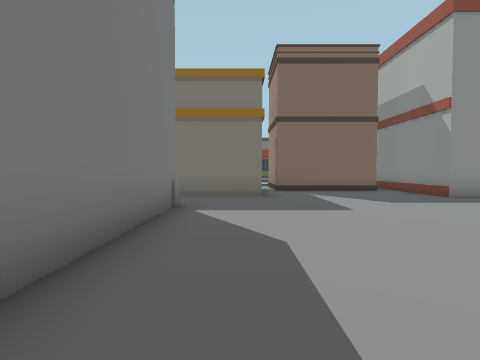
View 1 (above)

24 first-person views from a walk through a 3-D level made in the Unity game engine. The camera is 1.5 m above the floor, tilts 2° down and sees 80° across. The floor is counted in squares, 2 m on a side. Each view is taken from the middle of a square. On the plan, view 1 faces up. The plan holds only what a view shows up to about 10 squares ahead; the rest is blank. The place goes on beyond the plan.

View 2
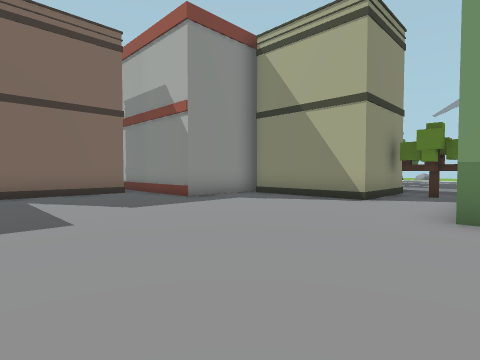

View 3
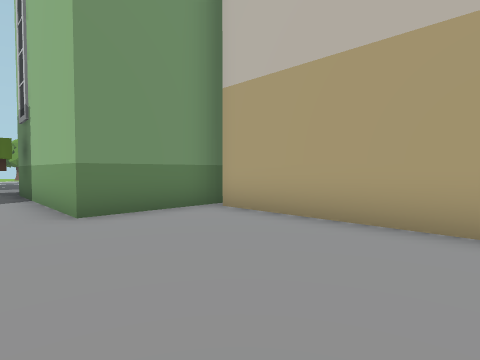

View 4
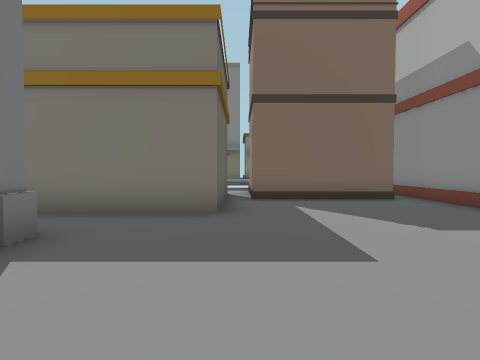

View 5
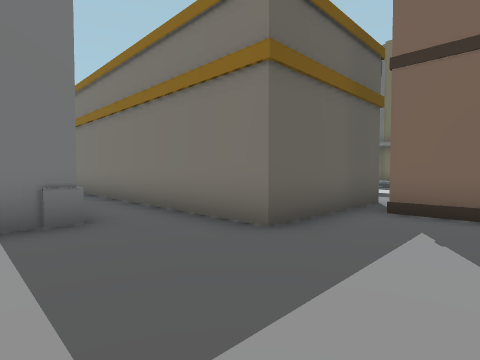

View 6
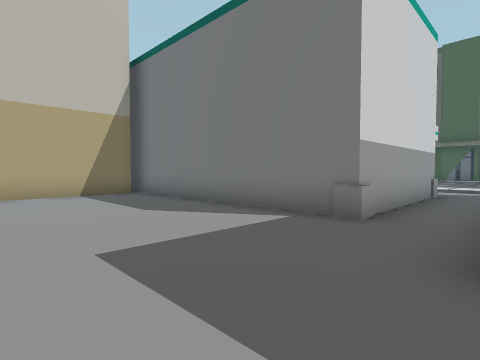

View 7
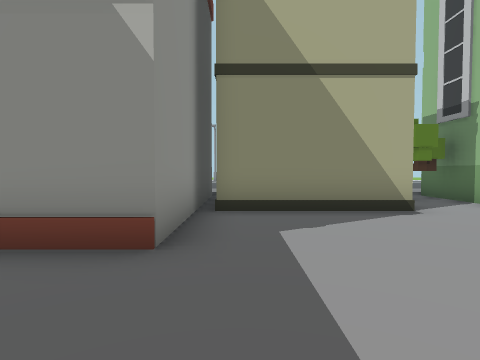

View 8
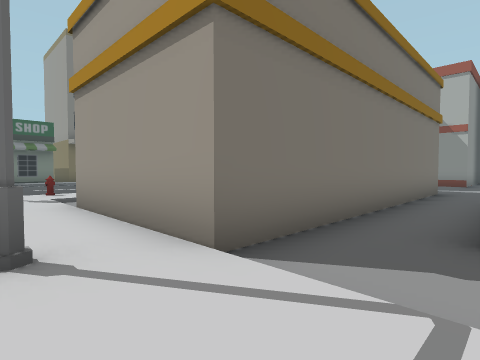

View 9
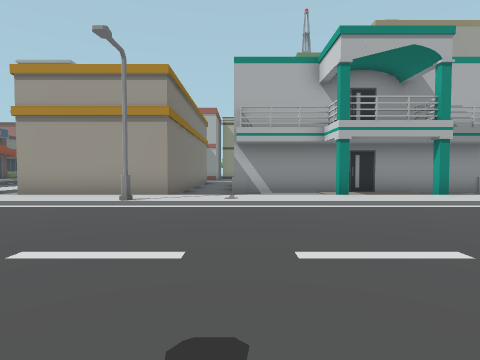

View 10
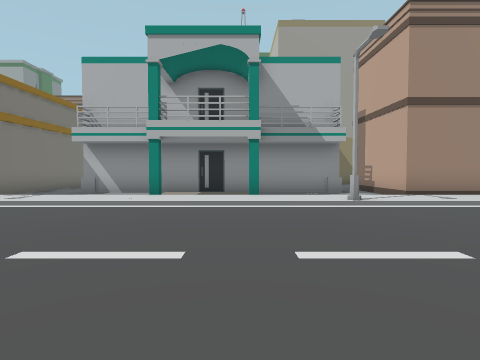

View 11
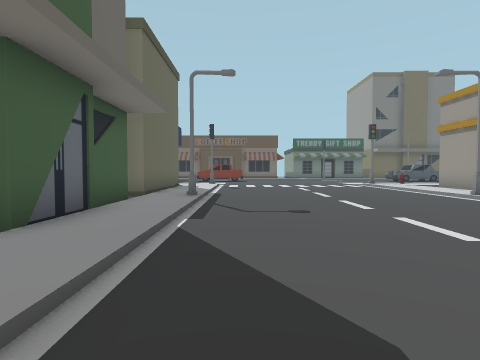

View 12
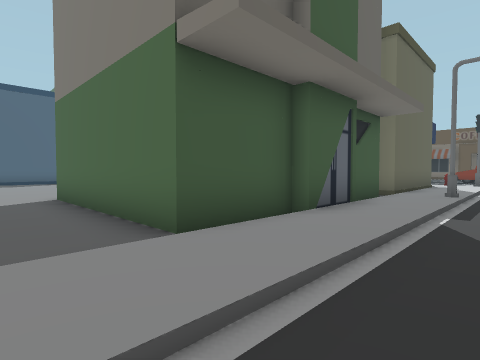

View 13
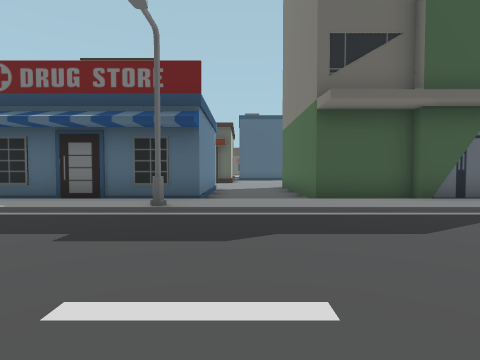

View 14
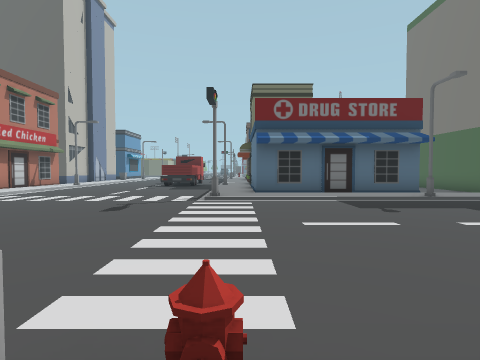

View 15
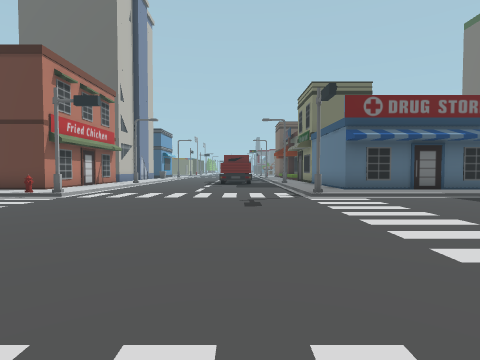

View 16
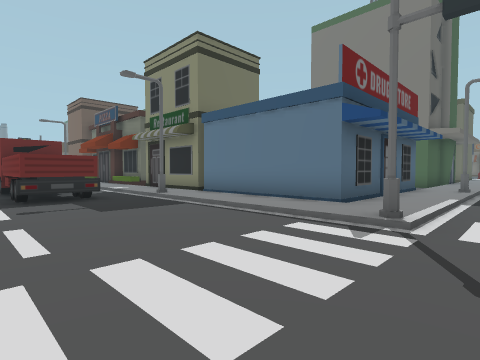

View 17
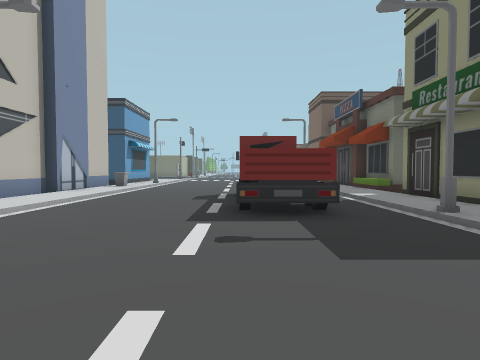

View 18
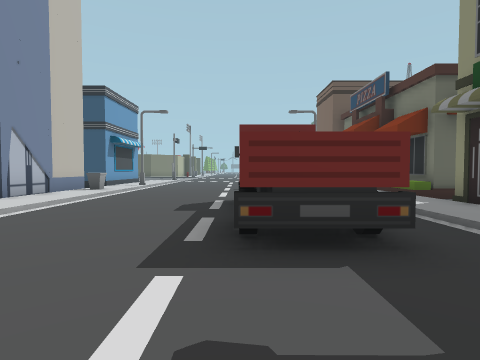

View 19
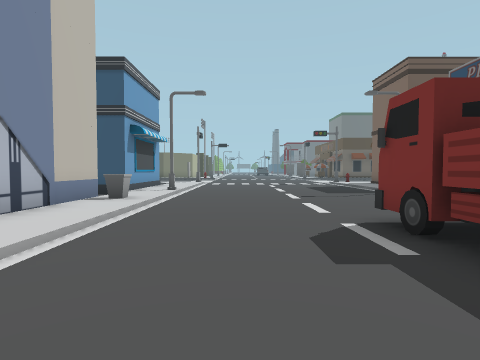

View 20
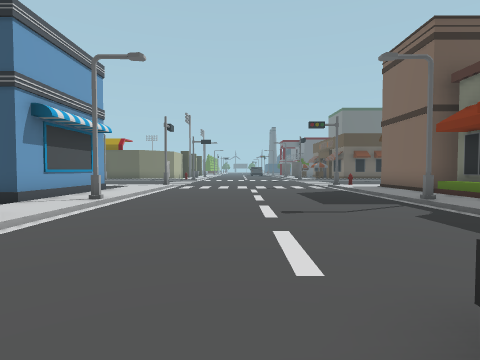

View 21
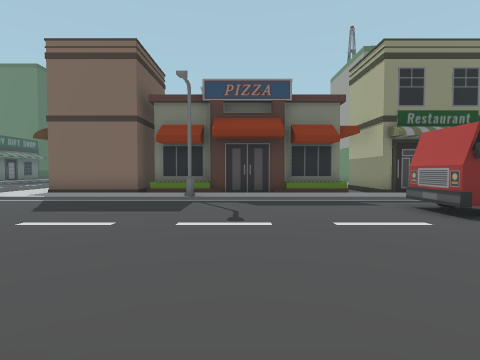

View 22
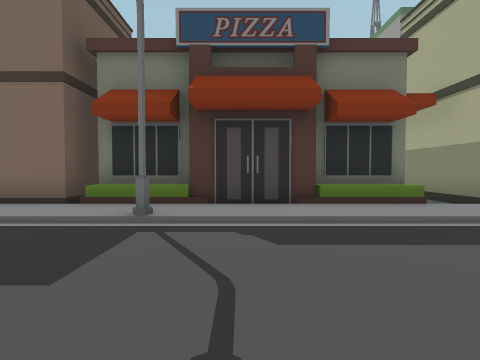

View 23
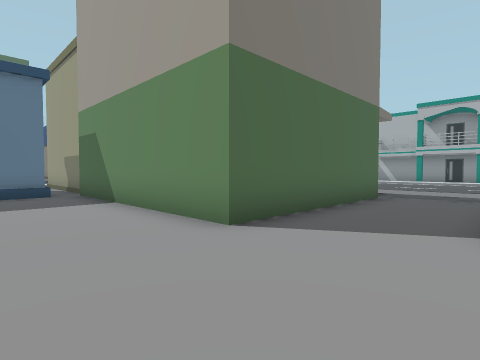

View 24
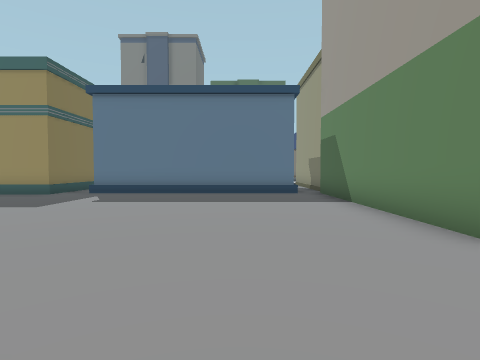

### Floor plan
Key: @ floor where view 1 was taken; # wall or solid block; . main floor; : floor 0.25 m higher than the main floor; / step, stairs or slope; ^ raised ledge; B building; T tree; S streetlight; H hydrant; R truck; O other object.
Columns run from 38 left of view 1 to 11 right of it. Each row starts with its distance up from view 1.
 11                    #:/....../:B       B.####^
 10               #    #:/....../:B       B.....#
  9      #/BBBBBBB#    #:/....../:B       B.....#
  8     ##////////B    B:S......S:BBBBBBBBB.....##^^^^
  7     ..........B    B:/....../:................B
  6      .........B    B:/....../:..#####.........B
  5       ........B    B:/....../: .#   #.........B
  4        .......B    B:/....../: .#   #.........BBBB
  3        .......B    B:/....../:#.#   #...........T.
  2         ......BBBBBB:/....../:..#   #...........T.
  1          ...........:/....../:#.#   #.......BBBB B
  0           ..........:/....../: .#   #.@.....B
 -1            .... ####:/....../: .#    BBBBBBBB
 -2                    #:S......S: .#    B
 -3                    #:/....../: ..
 -4            B       #:/....../:###
 -5   #B     B B  B    #:/...... :#
 -6 ###BBBBBBB.BBBB#####:/....../
 -7 :::::::::::::::::::::/......H:
 -8 /////S/////////S/////#....../
 -9 .............................
-10  .........RR RR...............
-11  .........RRRRR..............
-12  ...........................
-13  ................. ........
-14  ................  .......
-15  ////S/////////S   ///..
-16  ::::::O::::::     ::O.
-17  ##### BBBBBB      #:/

Where each view was taken, in squares from view 1:
view 1: 0 up, 0 right, facing up
view 2: 1 up, 1 right, facing up-right
view 3: 3 up, 1 right, facing down-right
view 4: 3 up, 1 right, facing up
view 5: 5 up, 3 right, facing up-left
view 6: 8 up, 3 right, facing down-left
view 7: 7 up, 3 right, facing right
view 8: 6 up, 10 left, facing up-right
view 9: 6 up, 16 left, facing right
view 10: 1 up, 16 left, facing right
view 11: 1 up, 16 left, facing up
view 12: 0 up, 16 left, facing up-left
view 13: 0 up, 12 left, facing left
view 14: 7 down, 9 left, facing left
view 15: 10 down, 9 left, facing left
view 16: 12 down, 16 left, facing up-left
view 17: 11 down, 19 left, facing left
view 18: 11 down, 21 left, facing left
view 19: 13 down, 24 left, facing left
view 20: 12 down, 27 left, facing left
view 21: 16 down, 32 left, facing up
view 22: 12 down, 32 left, facing up
view 23: 1 down, 27 left, facing up-right
view 24: 1 down, 27 left, facing up
